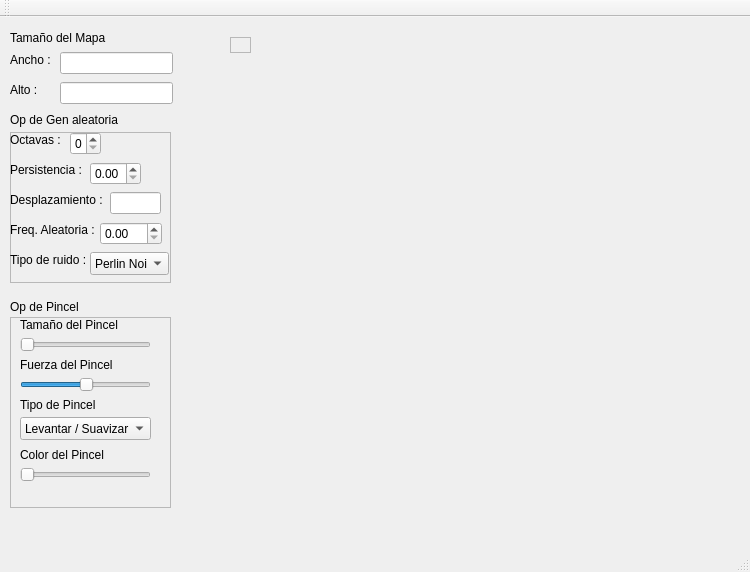
<?xml version="1.0" encoding="UTF-8"?>
<ui version="4.0">
 <class>MainWindow</class>
 <widget class="QMainWindow" name="MainWindow">
  <property name="geometry">
   <rect>
    <x>0</x>
    <y>0</y>
    <width>750</width>
    <height>572</height>
   </rect>
  </property>
  <property name="windowTitle">
   <string>MainWindow</string>
  </property>
  <widget class="QWidget" name="centralwidget">
   <widget class="QLabel" name="label">
    <property name="geometry">
     <rect>
      <x>10</x>
      <y>10</y>
      <width>121</width>
      <height>21</height>
     </rect>
    </property>
    <property name="text">
     <string>Tamaño del Mapa</string>
    </property>
   </widget>
   <widget class="QLineEdit" name="lineEditWidth">
    <property name="geometry">
     <rect>
      <x>60</x>
      <y>35</y>
      <width>113</width>
      <height>22</height>
     </rect>
    </property>
   </widget>
   <widget class="QLineEdit" name="lineEditHeight">
    <property name="geometry">
     <rect>
      <x>60</x>
      <y>65</y>
      <width>113</width>
      <height>22</height>
     </rect>
    </property>
   </widget>
   <widget class="QLabel" name="label_3">
    <property name="geometry">
     <rect>
      <x>10</x>
      <y>35</y>
      <width>58</width>
      <height>15</height>
     </rect>
    </property>
    <property name="text">
     <string>Ancho :</string>
    </property>
   </widget>
   <widget class="QLabel" name="label_4">
    <property name="geometry">
     <rect>
      <x>10</x>
      <y>65</y>
      <width>58</width>
      <height>15</height>
     </rect>
    </property>
    <property name="text">
     <string>Alto :</string>
    </property>
   </widget>
   <widget class="QScrollArea" name="scrollAreaDisplay">
    <property name="geometry">
     <rect>
      <x>230</x>
      <y>20</y>
      <width>21</width>
      <height>16</height>
     </rect>
    </property>
    <property name="widgetResizable">
     <bool>true</bool>
    </property>
    <widget class="QWidget" name="scrollAreaWidgetContents">
     <property name="geometry">
      <rect>
       <x>0</x>
       <y>0</y>
       <width>16</width>
       <height>16</height>
      </rect>
     </property>
    </widget>
   </widget>
   <widget class="QLabel" name="label_6">
    <property name="geometry">
     <rect>
      <x>10</x>
      <y>95</y>
      <width>201</width>
      <height>16</height>
     </rect>
    </property>
    <property name="text">
     <string>Op de Gen aleatoria </string>
    </property>
   </widget>
   <widget class="QFrame" name="frame">
    <property name="geometry">
     <rect>
      <x>10</x>
      <y>115</y>
      <width>161</width>
      <height>151</height>
     </rect>
    </property>
    <property name="frameShape">
     <enum>QFrame::Shape::StyledPanel</enum>
    </property>
    <property name="frameShadow">
     <enum>QFrame::Shadow::Raised</enum>
    </property>
    <widget class="QLineEdit" name="lineEditOffset">
     <property name="geometry">
      <rect>
       <x>100</x>
       <y>60</y>
       <width>51</width>
       <height>22</height>
      </rect>
     </property>
    </widget>
    <widget class="QLabel" name="label_9">
     <property name="geometry">
      <rect>
       <x>0</x>
       <y>60</y>
       <width>101</width>
       <height>16</height>
      </rect>
     </property>
     <property name="text">
      <string>Desplazamiento :</string>
     </property>
    </widget>
    <widget class="QLabel" name="label_7">
     <property name="geometry">
      <rect>
       <x>0</x>
       <y>0</y>
       <width>58</width>
       <height>15</height>
      </rect>
     </property>
     <property name="text">
      <string>Octavas :</string>
     </property>
    </widget>
    <widget class="QDoubleSpinBox" name="doubleSpinBoxFrequencyScale">
     <property name="geometry">
      <rect>
       <x>90</x>
       <y>90</y>
       <width>62</width>
       <height>23</height>
      </rect>
     </property>
    </widget>
    <widget class="QSpinBox" name="spinBoxOctaves">
     <property name="geometry">
      <rect>
       <x>60</x>
       <y>0</y>
       <width>31</width>
       <height>23</height>
      </rect>
     </property>
    </widget>
    <widget class="QLabel" name="label_10">
     <property name="geometry">
      <rect>
       <x>0</x>
       <y>90</y>
       <width>101</width>
       <height>16</height>
      </rect>
     </property>
     <property name="text">
      <string>Freq. Aleatoria :</string>
     </property>
    </widget>
    <widget class="QDoubleSpinBox" name="doubleSpinBoxPersistence">
     <property name="geometry">
      <rect>
       <x>80</x>
       <y>30</y>
       <width>51</width>
       <height>23</height>
      </rect>
     </property>
    </widget>
    <widget class="QLabel" name="label_8">
     <property name="geometry">
      <rect>
       <x>0</x>
       <y>30</y>
       <width>81</width>
       <height>16</height>
      </rect>
     </property>
     <property name="text">
      <string>Persistencia :</string>
     </property>
    </widget>
    <widget class="QLabel" name="label_12">
     <property name="geometry">
      <rect>
       <x>0</x>
       <y>120</y>
       <width>91</width>
       <height>16</height>
      </rect>
     </property>
     <property name="text">
      <string>Tipo de ruido :</string>
     </property>
    </widget>
    <widget class="QComboBox" name="comboBoxNoiseType">
     <property name="geometry">
      <rect>
       <x>80</x>
       <y>120</y>
       <width>79</width>
       <height>23</height>
      </rect>
     </property>
     <item>
      <property name="text">
       <string>Perlin Noise</string>
      </property>
     </item>
     <item>
      <property name="text">
       <string>Simplex Noise</string>
      </property>
     </item>
     <item>
      <property name="text">
       <string>Voronoi Noise</string>
      </property>
     </item>
     <item>
      <property name="text">
       <string>Ridged Multifractal</string>
      </property>
     </item>
     <item>
      <property name="text">
       <string>Billowy Noise</string>
      </property>
     </item>
     <item>
      <property name="text">
       <string>Domain Warping</string>
      </property>
     </item>
    </widget>
   </widget>
   <widget class="QFrame" name="frame_2">
    <property name="geometry">
     <rect>
      <x>10</x>
      <y>300</y>
      <width>161</width>
      <height>191</height>
     </rect>
    </property>
    <property name="frameShape">
     <enum>QFrame::Shape::StyledPanel</enum>
    </property>
    <property name="frameShadow">
     <enum>QFrame::Shadow::Raised</enum>
    </property>
    <widget class="QLabel" name="label_5">
     <property name="geometry">
      <rect>
       <x>10</x>
       <y>0</y>
       <width>121</width>
       <height>16</height>
      </rect>
     </property>
     <property name="text">
      <string>Tamaño del Pincel</string>
     </property>
    </widget>
    <widget class="QSlider" name="sliderBrushSize">
     <property name="geometry">
      <rect>
       <x>10</x>
       <y>20</y>
       <width>131</width>
       <height>16</height>
      </rect>
     </property>
     <property name="orientation">
      <enum>Qt::Orientation::Horizontal</enum>
     </property>
    </widget>
    <widget class="QLabel" name="label_13">
     <property name="geometry">
      <rect>
       <x>10</x>
       <y>80</y>
       <width>101</width>
       <height>16</height>
      </rect>
     </property>
     <property name="text">
      <string>Tipo de Pincel</string>
     </property>
    </widget>
    <widget class="QComboBox" name="comboBoxBrushMode">
     <property name="geometry">
      <rect>
       <x>10</x>
       <y>100</y>
       <width>131</width>
       <height>23</height>
      </rect>
     </property>
     <item>
      <property name="text">
       <string>Levantar / Suavizar</string>
      </property>
     </item>
     <item>
      <property name="text">
       <string>Suavizar</string>
      </property>
     </item>
     <item>
      <property name="text">
       <string>Aplanar</string>
      </property>
     </item>
     <item>
      <property name="text">
       <string>Ruido</string>
      </property>
     </item>
     <item>
      <property name="text">
       <string>Rellenar</string>
      </property>
     </item>
     <item>
      <property name="text">
       <string>Línea</string>
      </property>
     </item>
     <item>
      <property name="text">
       <string>Rectángulo</string>
      </property>
     </item>
     <item>
      <property name="text">
       <string>Círculo</string>
      </property>
     </item>
    </widget>
    <widget class="QLabel" name="label_14">
     <property name="geometry">
      <rect>
       <x>10</x>
       <y>40</y>
       <width>131</width>
       <height>16</height>
      </rect>
     </property>
     <property name="text">
      <string>Fuerza del Pincel</string>
     </property>
    </widget>
    <widget class="QSlider" name="sliderBrushIntensity">
     <property name="geometry">
      <rect>
       <x>10</x>
       <y>60</y>
       <width>131</width>
       <height>16</height>
      </rect>
     </property>
     <property name="value">
      <number>50</number>
     </property>
     <property name="orientation">
      <enum>Qt::Orientation::Horizontal</enum>
     </property>
    </widget>
    <widget class="QSlider" name="sliderFillColor">
     <property name="geometry">
      <rect>
       <x>10</x>
       <y>150</y>
       <width>131</width>
       <height>16</height>
      </rect>
     </property>
     <property name="orientation">
      <enum>Qt::Orientation::Horizontal</enum>
     </property>
    </widget>
    <widget class="QLabel" name="labelFillColorPreview">
     <property name="geometry">
      <rect>
       <x>30</x>
       <y>170</y>
       <width>91</width>
       <height>16</height>
      </rect>
     </property>
     <property name="text">
      <string/>
     </property>
    </widget>
    <widget class="QLabel" name="label_15">
     <property name="geometry">
      <rect>
       <x>10</x>
       <y>130</y>
       <width>101</width>
       <height>16</height>
      </rect>
     </property>
     <property name="text">
      <string>Color del Pincel</string>
     </property>
    </widget>
   </widget>
   <widget class="QLabel" name="label_11">
    <property name="geometry">
     <rect>
      <x>10</x>
      <y>280</y>
      <width>101</width>
      <height>20</height>
     </rect>
    </property>
    <property name="text">
     <string>Op de Pincel</string>
    </property>
   </widget>
  </widget>
  <widget class="QStatusBar" name="statusbar"/>
  <widget class="QMenuBar" name="menuBar">
   <property name="geometry">
    <rect>
     <x>0</x>
     <y>0</y>
     <width>750</width>
     <height>20</height>
    </rect>
   </property>
  </widget>
  <widget class="QToolBar" name="toolBar">
   <property name="windowTitle">
    <string>toolBar</string>
   </property>
   <attribute name="toolBarArea">
    <enum>TopToolBarArea</enum>
   </attribute>
   <attribute name="toolBarBreak">
    <bool>false</bool>
   </attribute>
  </widget>
 </widget>
 <resources/>
 <connections/>
</ui>
